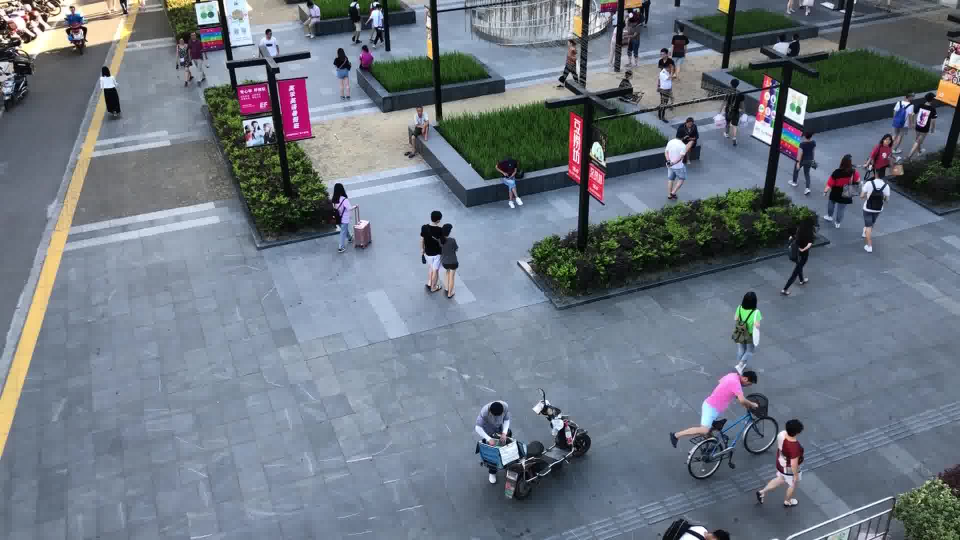
#> input picture calibration/lstdn_25_011.jpg, 1920 x 1080 px (shown at 1/2 size)
$ jupyter execute calibration_lstn_fdst.ipynb
#> lines starting #> are read from the running program, lines starting #| are printed output that depends on the picture
<h1>Table of Contents<span class="tocSkip"></span></h1>
<div class="toc"><ul class="toc-item"></ul></div>

[cell 1]
import cv2
import matplotlib.pyplot as plt
import numpy as np

[cell 2]
figure = plt.figure(figsize=(10, 10))
image = cv2.imread('lstdn_25_011.jpg')
#> image is the input picture: shape (1080, 1920, 3); mean B, G, R 129.3, 118.5, 109.1
image = cv2.cvtColor(image, cv2.COLOR_BGR2RGB)
plt.imshow(image)

#bike points
bike_back = np.array([1375, 937])
bike_front = np.array([1558, 858])
plt.scatter(bike_back[0], bike_back[1], color='r', s=7)
plt.scatter(bike_front[0],bike_front[1], color='r', s=7)
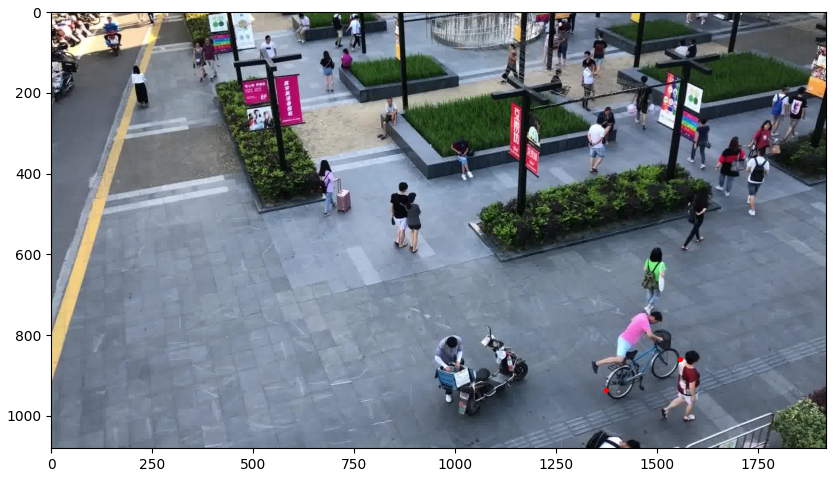
#> figure drawn by matplotlib, 1 panel

[cell 3]
# We want to identify one of the square tiles and use that to determine a larger rectangle

figure = plt.figure(figsize=(10, 10))
image = cv2.imread('lstdn_25_011.jpg')
image = cv2.cvtColor(image, cv2.COLOR_BGR2RGB)
plt.imshow(image)

square_bottom_right = np.array([1393, 1023])
square_bottom_left = np.array([1346, 1035])
square_top_left = np.array([1325, 999])
square_top_right = np.array([1371, 984])

plt.scatter(*square_bottom_right, color='r', s=8)
plt.scatter(*square_bottom_left, color='r', s=8)
plt.scatter(*square_top_left,color='r', s=8)
plt.scatter(*square_top_right, color='r', s=8)

rectangle = np.array([square_bottom_right, square_bottom_left, square_top_left, square_top_right, square_bottom_right])
plt.plot(rectangle[:,0], rectangle[:,1],color='r', ls='--')

[cell 4]
inches_per_bike = 68
inch_per_meter = 39.37
meters_per_bike = inches_per_bike/inch_per_meter

bike_pixel_length = np.linalg.norm(bike_front - bike_back)
meters_per_pixel = meters_per_bike/bike_pixel_length

print('Meters/Pixel: {:.3f}'.format(meters_per_pixel))

[cell 5]
# rectangle lengths in pixels
side = 0
side += np.linalg.norm(square_bottom_right - square_bottom_left)
side += np.linalg.norm(square_top_left - square_top_right)
side += np.linalg.norm(square_top_left-square_bottom_left)
side += np.linalg.norm(square_top_right-square_bottom_right)
side /= 4
print('Side Length: {:.2f}'.format(side * meters_per_pixel))

[cell 6]
# ROI rectangle 12 x 35 (h x w of square tiles)
figure = plt.figure(figsize=(10, 10))
image = cv2.imread('lstdn_25_011.jpg')
image = cv2.cvtColor(image, cv2.COLOR_BGR2RGB)
plt.imshow(image)
# path boundary
bottom_right = np.array([1900, 593])
bottom_left = np.array([250, 1055])
top_left = np.array([210, 576])
top_right = np.array([1460, 298])

plt.scatter(*bottom_right, color='r', s=8)
plt.scatter(*bottom_left, color='r', s=8)
plt.scatter(*top_left,color='r', s=8)
plt.scatter(*top_right, color='r', s=8)

rectangle = np.array([bottom_right, bottom_left, top_left, top_right, bottom_right])
plt.plot(rectangle[:,0], rectangle[:,1],color='b', ls='--')

[cell 7]
world_bottom_left = np.array([0, 12 * side * meters_per_pixel])
world_top_left = np.array([0,0])
world_top_right = np.array([35 * side*meters_per_pixel, 0])
world_bottom_right = np.array([35 * side*meters_per_pixel, 12 * side*meters_per_pixel])

[cell 8]
# Get perspective transform
image_rect = np.float32([bottom_left, top_left, top_right, bottom_right])
world_rect = np.float32([world_bottom_left, world_top_left, world_top_right, world_bottom_right])
matrix_cam2world = cv2.getPerspectiveTransform(image_rect, world_rect)
matrix_cam2world10x = cv2.getPerspectiveTransform(image_rect, world_rect*10)

[cell 9]
rectangle = []
for point in world_rect:
    cam_point = np.linalg.inv(matrix_cam2world) @ np.array([[point[0]], [point[1]], [1]]).reshape(3)
    rectangle.append(cam_point / cam_point[-1])
rectangle = np.array(rectangle)

[cell 10]
rectangle

[cell 11]
world_rect

[cell 12]
np.savetxt('lstn_matrix_cam2world.txt', matrix_cam2world)

[cell 13]
image_rect = np.float32([bottom_left, top_left, top_right, bottom_right]).reshape(-1,1,2)
result = cv2.perspectiveTransform(image_rect, matrix_cam2world).squeeze()

[cell 14]
warp = cv2.warpPerspective(image, matrix_cam2world10x, (139, 48))
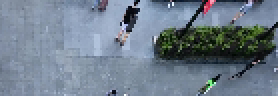
#> warp: shape (48, 139, 3) (shown 2 times larger); mean R, G, B 111.8, 125.8, 140.4

$ run again, with calibration/vidf1_33_000_f013.png saved as calibration/lstdn_25_011.jpg
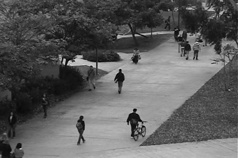
#> input picture calibration/vidf1_33_000_f013.png, 238 x 158 px
#> image is the input picture: shape (158, 238, 3); min 0, max 219, mean 92.9
#> `[cell 3] # We want to identify one of the square tiles and use that to..`:
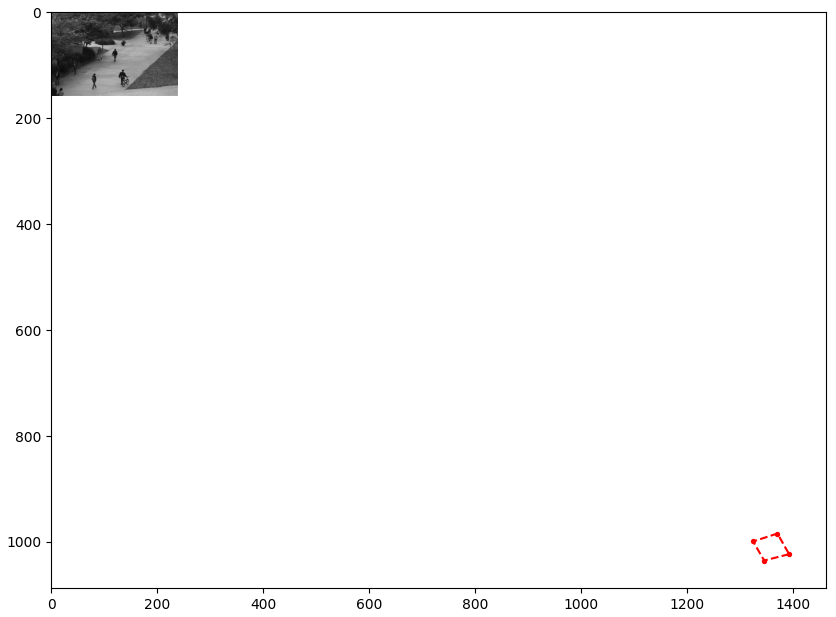
#> figure drawn by matplotlib, 1 panel
#> `[cell 6] # ROI rectangle 12 x 35 (h x w of square tiles) figure = plt...`:
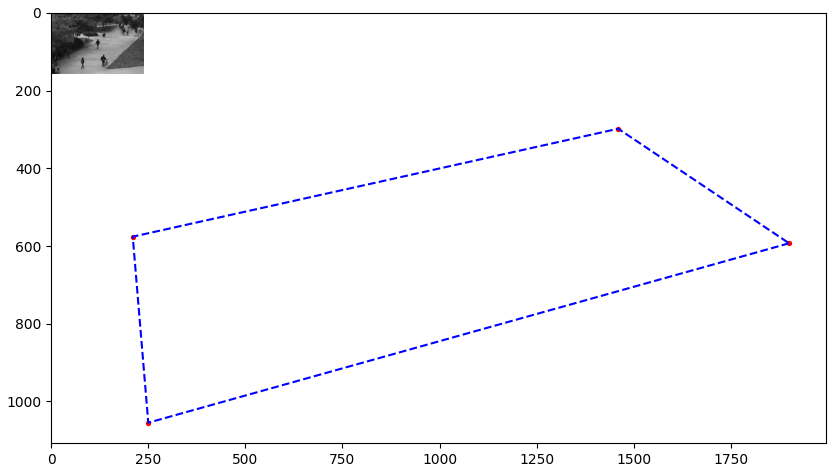
#> figure drawn by matplotlib, 1 panel
#> warp: shape (48, 139, 3); every value is 0
